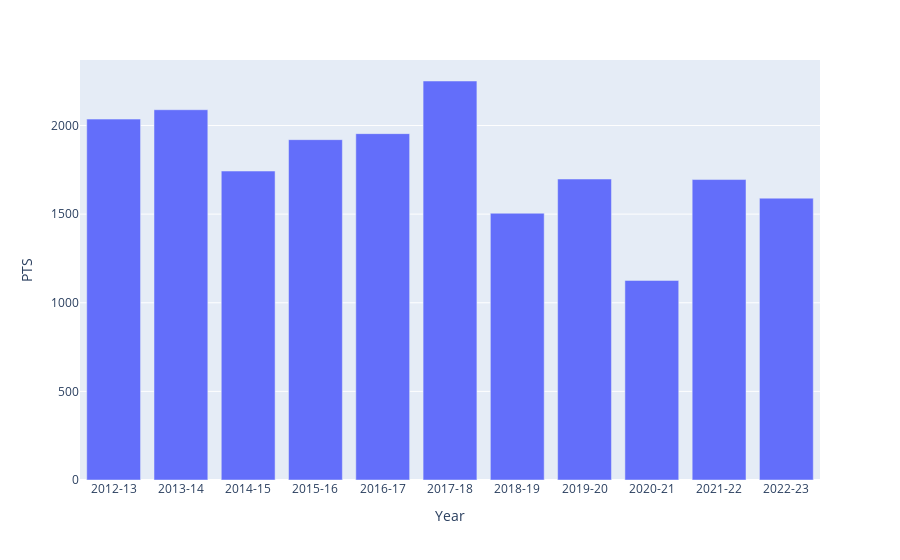

Notebook code for this chart:
### Code cell
fig = px.bar(lebron_regular,'Year','PTS')
fig.show()

### Figure 1 — Plotly figure (JSON) as saved in the notebook; plotly's stock layout.template omitted (floating-point values rounded to 4 significant figures)
{"data": [{"alignmentgroup": "True", "hovertemplate": "Year=%{x}<br>PTS=%{y}<extra></extra>", "legendgroup": "", "marker": {"color": "#636efa", "pattern": {"shape": ""}}, "name": "", "offsetgroup": "", "orientation": "v", "showlegend": false, "textposition": "auto", "type": "bar", "x": ["2012-13", "2013-14", "2014-15", "2015-16", "2016-17", "2017-18", "2018-19", "2019-20", "2020-21", "2021-22", "2022-23"], "xaxis": "x", "y": [2036, 2089, 1743, 1920, 1954, 2251, 1505, 1698, 1126, 1695, 1590], "yaxis": "y"}], "layout": {"autosize": true, "barmode": "relative", "legend": {"tracegroupgap": 0}, "margin": {"t": 60}, "xaxis": {"anchor": "y", "autorange": true, "domain": [0, 1], "range": [-0.5, 10.5], "title": {"text": "Year"}, "type": "category"}, "yaxis": {"anchor": "x", "autorange": true, "domain": [0, 1], "range": [0, 2369.0], "title": {"text": "PTS"}, "type": "linear"}}}
